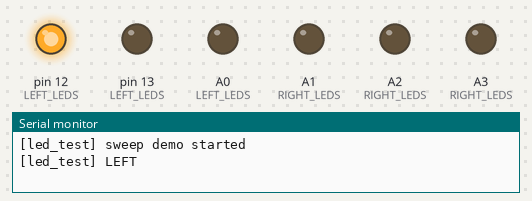
The sketch below on a simulated Arduino Uno, built with avr-gcc and run on an emulated ATmega328P. Shown: output pins drawn as LEDs (lit = HIGH), the last lines printed to the serial monitor.

Above: at 0.07 s.
At 0.97 s:
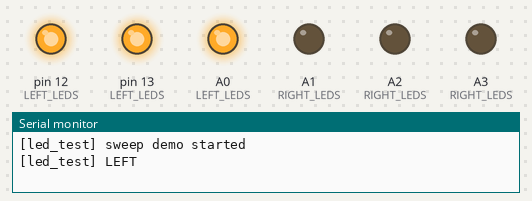
At 1.9 s:
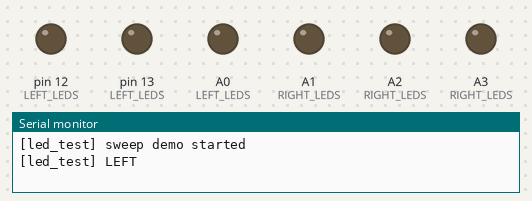
At 2.97 s:
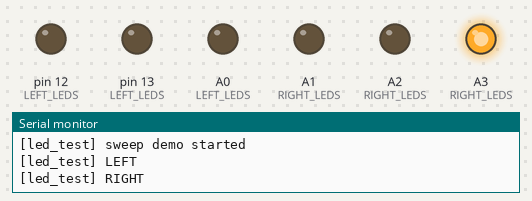
At 3.87 s:
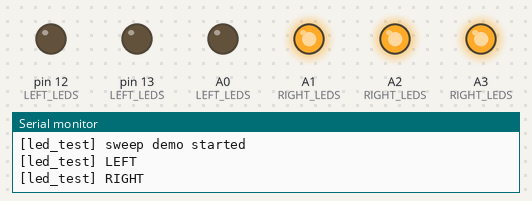
At 5.42 s:
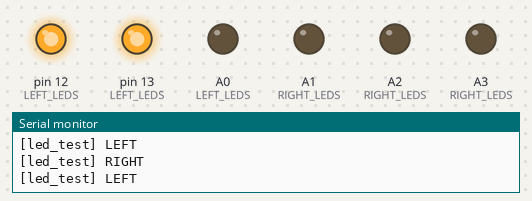
Timing chart, 0 to 6.0 s (numbered marks = the images above):
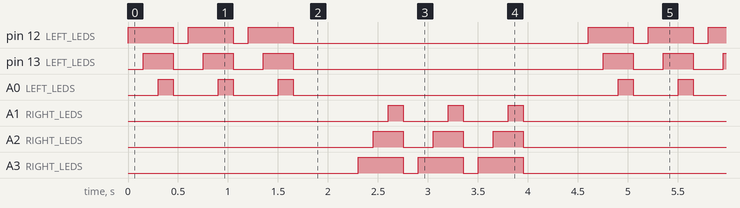

The sketch:

sketch.ino
```cpp
// SANCHO — standalone test sketch for the 6-LED Audi-style turn signals.
//
// Purpose: flash this onto the UNO Q *before* integrating LEDs into the main
// sancho_bridge firmware, to verify wiring and pin assignments visually.
//
// Behaviour: alternates LEFT and RIGHT signal sweeps every ~1.5 s.
//   Sweep phases (each phase = SWEEP_PHASE_MS):
//     1) outermost LED on
//     2) outer + middle on
//     3) all three on
//     4) all off (gap before next cycle)
//
// Wiring (per LED):
//   GPIO ── [220 Ω] ── anode (long leg) ── cathode (short leg) ── GND
//
// Once this sketch lights all six LEDs in the right order, copy the pin
// macros into the main sancho_bridge sketch.ino and add the non-blocking
// updateLeds() function we'll write next.

#define LEFT_LED_INNER    A0
#define LEFT_LED_MIDDLE   13
#define LEFT_LED_OUTER    12

#define RIGHT_LED_INNER   A1
#define RIGHT_LED_MIDDLE  A2
#define RIGHT_LED_OUTER   A3

#define SWEEP_PHASE_MS    150
#define SWEEPS_PER_BURST  3
#define BURST_GAP_MS      500

const int LEFT_LEDS[3]  = { LEFT_LED_INNER,  LEFT_LED_MIDDLE,  LEFT_LED_OUTER };
const int RIGHT_LEDS[3] = { RIGHT_LED_INNER, RIGHT_LED_MIDDLE, RIGHT_LED_OUTER };

void allOff() {
    for (int i = 0; i < 3; i++) {
        digitalWrite(LEFT_LEDS[i],  LOW);
        digitalWrite(RIGHT_LEDS[i], LOW);
    }
}

// One Audi sweep on the given side. pins[] runs from inner to outer.
void sweepOnce(const int pins[3]) {
    digitalWrite(pins[2], HIGH);  // outer
    delay(SWEEP_PHASE_MS);
    digitalWrite(pins[1], HIGH);  // outer + middle
    delay(SWEEP_PHASE_MS);
    digitalWrite(pins[0], HIGH);  // all three
    delay(SWEEP_PHASE_MS);
    digitalWrite(pins[0], LOW);
    digitalWrite(pins[1], LOW);
    digitalWrite(pins[2], LOW);
    delay(SWEEP_PHASE_MS);
}

void setup() {
    for (int i = 0; i < 3; i++) {
        pinMode(LEFT_LEDS[i],  OUTPUT);
        pinMode(RIGHT_LEDS[i], OUTPUT);
    }
    allOff();

    Serial.begin(9600);
    Serial.println("[led_test] sweep demo started");
}

void loop() {
    Serial.println("[led_test] LEFT");
    for (int i = 0; i < SWEEPS_PER_BURST; i++) sweepOnce(LEFT_LEDS);
    delay(BURST_GAP_MS);

    Serial.println("[led_test] RIGHT");
    for (int i = 0; i < SWEEPS_PER_BURST; i++) sweepOnce(RIGHT_LEDS);
    delay(BURST_GAP_MS);
}
```

Measured:
- by itself, pin 12 (LEFT_LEDS), A3 (RIGHT_LEDS): repeats every 4.6 s: 2 × (LOW 0.15 s, HIGH 0.45 s), LOW 3.0 s, HIGH 0.45 s
- by itself, pin 13 (LEFT_LEDS), A2 (RIGHT_LEDS): repeats every 4.6 s: 2 × (LOW 0.30 s, HIGH 0.30 s), LOW 3.1 s, HIGH 0.30 s
- by itself, A0 (LEFT_LEDS), A1 (RIGHT_LEDS): repeats every 4.6 s: 2 × (LOW 0.45 s, HIGH 0.15 s), LOW 3.3 s, HIGH 0.15 s
